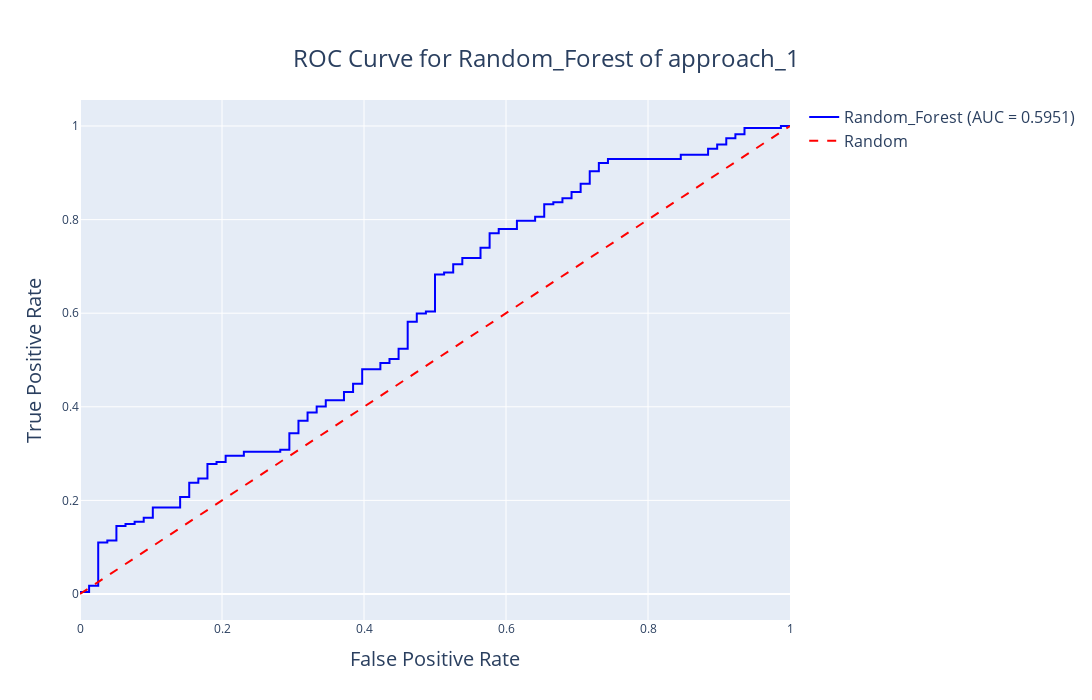

Notebook code for this chart:
### Markdown cell above
### <a id='toc1_1_2_'></a>[1.2 Random Forest](#toc0_)

### Code cell
### 1. Define hyperparameter distributions for each model
rf_params = {
    "n_estimators": randint(10, 150),
    "max_depth": [3, 5, 10, 15],
    "min_samples_split": randint(10, 30),
    "min_samples_leaf": randint(10, 30),
}

### 2. Train Random Forest
rf = RandomForestClassifier(random_state=42)
rf_best, rf_auc, rf_acc, rf_f1, report = model_training.tune_and_evaluate_model(
    rf,
    rf_params,
    X_train,
    y_train,
    X_test,
    y_test,
    model_name="Random_Forest",
    log_dir="models/logs/approach_1",
    model_dir="models/saved_models/approach_1",
    approach="approach_1",
)
